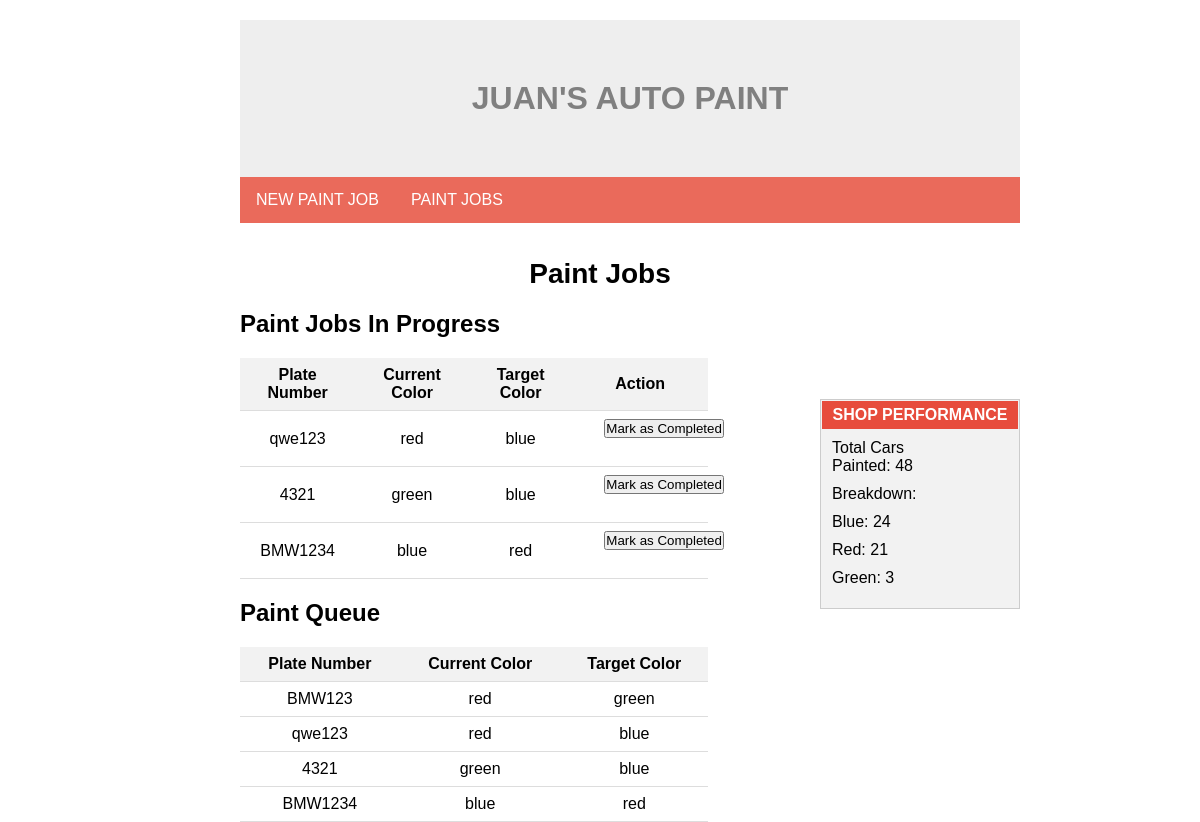
/paintjobs.php, run on the app's committed database.
### tables this page shows
CREATE TABLE `paint_jobs` (
  `id` int(11) NOT NULL,
  `plate_number` varchar(255) NOT NULL,
  `current_color` varchar(255) NOT NULL,
  `target_color` varchar(255) NOT NULL,
  `status` varchar(20) DEFAULT 'in_progress'
);

### paintjobs.php (the view, shortened to what this page needs)
<!DOCTYPE html>
<html lang="en">
<head>
    <link rel="stylesheet" href="css/style.css">
</head>
<body>
    <div class="main-title"><b>JUAN'S AUTO PAINT</b></div>
    <ul>
        <li><a href="index.php">NEW PAINT JOB</a></li>
        <li><a href="paintjobs.php">PAINT JOBS</a></li>
    </ul>
    <h1 align="center">Paint Jobs</h1>
    <h2>Paint Jobs In Progress</h2>
    <table>
        <thead>
            <tr>
                <th>Plate Number</th>
                <th>Current Color</th>
                <th>Target Color</th>
                <th>Action</th>
            </tr>
        </thead>
        <tbody>
            <?php
            $servername = "localhost";
            $username = "root";
            $password = "";
            $dbname = "car_db";
            $conn = new mysqli($servername, $username, $password, $dbname);
            $sql = "SELECT plate_number, current_color, target_color FROM paint_jobs WHERE status = 'in_progress'";
            $result = $conn->query($sql);
            if ($result->num_rows > 0) {
                while ($row = $result->fetch_assoc()) {
                    echo "<tr>";
                    echo "<td>" . $row["plate_number"] . "</td>";
                    echo "<td>" . $row["current_color"] . "</td>";
                    echo "<td>" . $row["target_color"] . "</td>";
                    echo "<td><form action='mark.php' method='post'><input type='hidden' name='plate_number' value='" . $row["plate_number"] . "'/><input type='submit' value='Mark as Completed'/></form></td>";
                    echo "</tr>";
                }
            } else {
                echo "<tr><td colspan='4'>No paint jobs found</td></tr>";
            }
            ?>
        </tbody>
    </table>
    <div class="shop-performance">
        <h4>SHOP PERFORMANCE</h3>
            <ul id="shop-per">
                <li>Total Cars Painted: 48</li>
                <li>Breakdown:</li>
                <li>Blue: 24 </li>
                <li>Red: 21</li>
                <li>Green: 3</li>
            </ul>
    </div>
    <h2>Paint Queue</h2>
    <table>
        <thead>
            <tr>
                <th>Plate Number</th>
                <th>Current Color</th>
                <th>Target Color</th>
            </tr>
        </thead>
        <tbody>
            <?php
            $servername = "localhost";
            $username = "root";
            $password = "";
            $dbname = "car_db";
            $conn = new mysqli($servername, $username, $password, $dbname);
            $sql = "SELECT plate_number, current_color, target_color FROM paint_jobs";
            $result = $conn->query($sql);
            if ($result->num_rows > 0) {
                while ($row = $result->fetch_assoc()) {
                    echo "<tr>";
                    echo "<td>" . $row["plate_number"] . "</td>";
                    echo "<td>" . $row["current_color"] . "</td>";
                    echo "<td>" . $row["target_color"] . "</td>";
                    echo "</tr>";
                }
            } else {
                echo "<tr><td colspan='3'>No paint jobs found</td></tr>";
            }
            ?>
        </tbody>
    </table>
</body>
</html>

### css/style.css (style rules this page uses)
* { margin: 0; padding: 0; box-sizing: border-box; }
ul { list-style-type: none; margin: 0; padding: 0; overflow: hidden; background-color: #ea6a5b; width: 65%; margin-left: 20%; }
li { float: left; }
li a { display: block; color: white; text-align: center; padding: 14px 16px; text-decoration: none; }
.main-title { text-align: center; padding: 60px; font-size: 24px; background-color: #eeeeee; color: gray; width: 65%; margin-left: 20%; margin-top: 20px; font-size: xx-large; }
body { font-family: Arial, sans-serif; background-color: #ffffff; }
h1 { font-size: 28px; margin-bottom: 20px; margin-top: 35px; }
h2 { font-size: 24px; margin-top: 20px; margin-bottom: 20px; margin-left: 20%; }
form { margin-bottom: 20px; margin-left: 20%; }
table { width: 39%; border-collapse: collapse; margin-left: 20%; }
th, td { padding: 8px; text-align: left; border-bottom: 1px solid #ddd; text-align: center; }
th { background-color: #f2f2f2; }
.shop-performance { float: right; background-color: #f2f2f2; border: 1px solid #ccc; padding: 11px; width: 200px; font-family: Arial, sans-serif; margin: 0; margin-right: 15%; margin-top: -15%; }
.shop-performance h4 { background-color: #e74c3c; color: white; padding: 5px 10px; margin: -10px -10px 10px -10px; text-align: center; }
.shop-performance ul { list-style: none; padding: 0; margin: 0; background-color: #f2f2f2; }
.shop-performance li { margin-bottom: 10px; }

### data on the page
paint_jobs: plate_number "qwe123", current_color "red", target_color "blue"
paint_jobs: plate_number "4321", current_color "green", target_color "blue"
paint_jobs: plate_number "BMW1234", current_color "blue", target_color "red"
paint_jobs: plate_number "BMW123", current_color "red", target_color "green"
